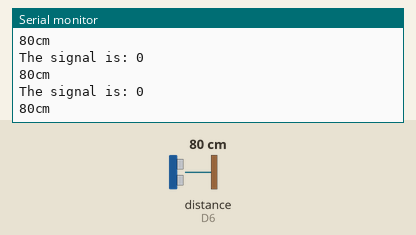
Bench run of a sketch on a simulated ESP8266 (NodeMCU). Parts: the last lines printed to the serial monitor. Wiring (inferred from the names in the program): ultrasonic range finder: trigger D7; echo D6. Inputs (shaded band) come from the test bench; at power-on: distance to the obstacle (sensor on D6) 80 cm. The echo pulse lasts 58.3 µs per cm.

Above: at 1.2 s.
1.3 s: distance to the obstacle (sensor on D6) set to 2 cm
At 1.47 s:
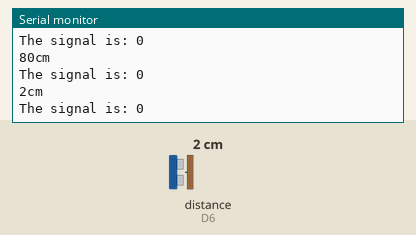
2.8 s: distance to the obstacle (sensor on D6) set to 4 cm
At 2.99 s:
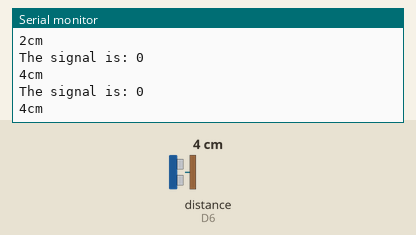
Timing chart, 0 to 5.8 s (numbered marks = the images above; inputs shaded):
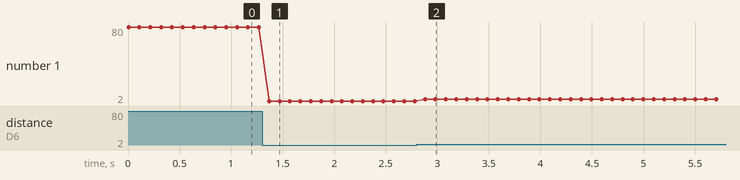

The sketch:

ultrasonic.ino
```cpp
const int pingPin = D7; // Trigger Pin of Ultrasonic Sensor
const int echoPin = D6; // Echo Pin of Ultrasonic Sensor
int Signal = 0, lastSignalState = 0;


void setup() {
  Serial.begin(115200); // Starting Serial Terminal
}

void loop() {
  long duration, inches, cm;
  pinMode(pingPin, OUTPUT);
  digitalWrite(pingPin, LOW);
  delayMicroseconds(2);
  digitalWrite(pingPin, HIGH);
  delayMicroseconds(10);
  digitalWrite(pingPin, LOW);
  pinMode(echoPin, INPUT);
  duration = pulseIn(echoPin, HIGH);
  inches = microsecondsToInches(duration);
  cm = microsecondsToCentimeters(duration);
  //  Serial.print(inches);
  //  Serial.print("in, ");
  Serial.print(cm);
  Serial.print("cm");
  Serial.println();
  delay(100);

  if (cm <= 40) {
    Signal = 0;
  }
  else if (cm >= 160 ) {
    Signal = 1;
  }
  else {
    Signal = lastSignalState;
  }

  lastSignalState = Signal;
  Serial.println("The signal is: " + String(Signal));
}

long microsecondsToInches(long microseconds) {
  return microseconds / 74 / 2;
}

long microsecondsToCentimeters(long microseconds) {
  return microseconds / 29 / 2;
}
```

Measured:
- after the input at 1.3 s, the serial monitor: prints a new line after 0.07 s (image 1)
- after the input at 2.8 s, the serial monitor: prints a new line after 0.08 s (image 2)
- plotted number 1: 80 → 2 after the input at 1.3 s, 2 → 4 after the input at 2.8 s
